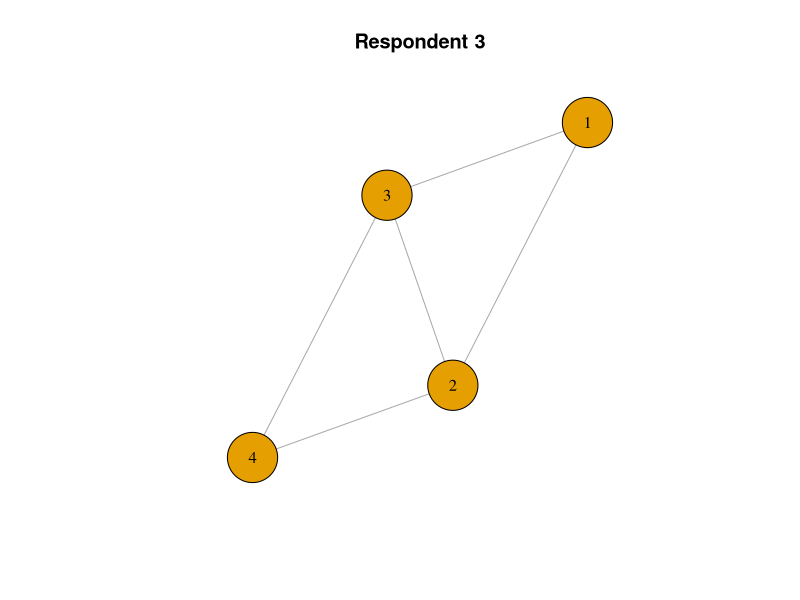
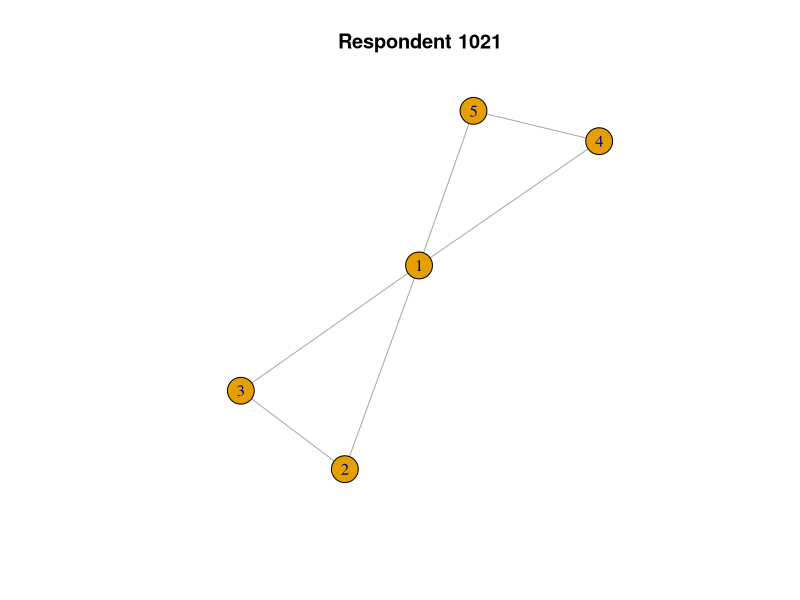

Recreate these plots in R, in order.
#!/usr/bin/env Rscript

######################################################################
# @author      : Linus Fernandes (linusfernandes at gmail dot com)
# @file        : egonetworks
# @created     : Wednesday Oct 25, 2023 14:15:42 IST
#
# @description :
######################################################################
library(igraph)
gss <- read.csv("gss_local_nets.csv", stringsAsFactors = TRUE)
print(head(gss))

ties <- gss[,grepl("close", colnames(gss))]
print(head(ties))

debug_ego_nets <- function() {
  mat = matrix(nrow = 5, ncol = 5)
  print(mat)
  print(ties[3,])
  mat[lower.tri(mat)] <- as.numeric(ties[3,])
  print(mat)
  print(t(mat))
  print(upper.tri(mat))
  print(t(mat)[upper.tri(mat)])
  mat[upper.tri(mat)] = t(mat)[upper.tri(mat)]
  print(mat)
  na_vals <- is.na(mat)
  print(na_vals)
  print(rowSums(na_vals))
  print(nrow(mat))
  non_missing_rows <- rowSums(na_vals) < nrow(mat)
  print(non_missing_rows)
  mat <- mat[non_missing_rows,non_missing_rows]
  print(mat)
  diag(mat) <- 0
  print(mat)
  ego_net <- graph.adjacency(mat, mode = "undirected", weighted = T)
  plot(ego_net, vertex.size = 30, vertex.label.color = "black", vertex.label.cex = 1, main="Respondent 3")
}

make_ego_nets <- function(tie){
  # make the matrix
  mat = matrix(nrow = 5, ncol = 5)
  # assign the tie values to the lower triangle
  mat[lower.tri(mat)] <- as.numeric(tie)
  # symmetrize
  mat[upper.tri(mat)] = t(mat)[upper.tri(mat)]
  # identify missing values
  na_vals <- is.na(mat)
  # identify rows where all values are missing
  non_missing_rows <- rowSums(na_vals) < nrow(mat)

  # if any rows
  if(sum(!non_missing_rows) > 0){
    mat <- mat[non_missing_rows,non_missing_rows]
  }
  diag(mat) <- 0
  ego_net <- graph.adjacency(mat, mode = "undirected", weighted = T)
  return(ego_net)
}

debug_ego_nets()

ego_nets <- lapply(1:nrow(ties),
                    FUN=function(x) make_ego_nets(ties[x,]))

head(ego_nets)

random_ego_net <- ego_nets[[1021]]
print(random_ego_net)
plot(random_ego_net, main="Respondent 1021")

network_sizes <- lapply(ego_nets, vcount)
network_edge_counts <- lapply(ego_nets, ecount)

print(head(network_sizes))
